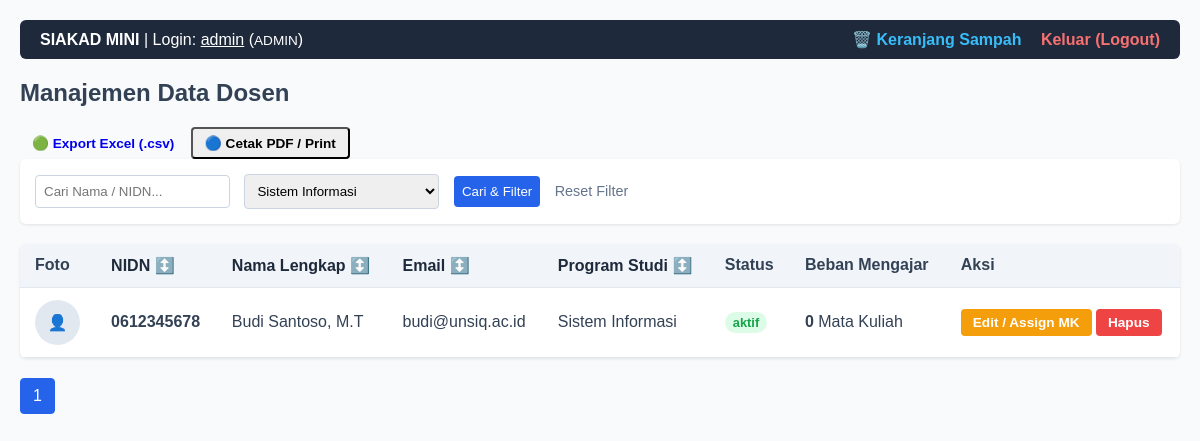
/index.php?studi=Sistem Informasi (signed in), run on the app's committed database.
### tables this page shows
CREATE TABLE `dosen` (
  `id` int(10) UNSIGNED NOT NULL,
  `nidn` char(10) NOT NULL,
  `nama` varchar(100) NOT NULL,
  `email` varchar(120) NOT NULL,
  `program_studi` enum('Teknik Informatika','Sistem Informasi','Teknik Elektro') NOT NULL,
  `foto` varchar(255) DEFAULT NULL,
  `status` enum('aktif','nonaktif') NOT NULL DEFAULT 'aktif',
  `created_at` timestamp NOT NULL DEFAULT current_timestamp(),
  `updated_at` timestamp NOT NULL DEFAULT current_timestamp() ON UPDATE current_timestamp(),
  `deleted_at` timestamp NULL DEFAULT NULL
);

### src/DosenRepository.php (called while the page is built, shortened)
<?php
class DosenRepository {
    private PDO $db;
    public function __construct(PDO $db) {
        $this->db = $db;
    }
    public function getAllActive(string $search, string $studi, string $sortCol, string $sortDir, int $limit, int $offset): array {
        $allowedCols = ['nama', 'nidn', 'email', 'program_studi', 'status'];
        $sortCol = in_array($sortCol, $allowedCols, true) ? $sortCol : 'nama';
        $sortDir = strtoupper($sortDir) === 'DESC' ? 'DESC' : 'ASC';
        $sql = "SELECT d.*, COUNT(dm.matakuliah_id) as total_mk
                FROM dosen d
                LEFT JOIN dosen_matakuliah dm ON d.id = dm.dosen_id
                WHERE d.deleted_at IS NULL";
        $params = [];
        if ($studi !== '') {
            $sql .= " AND d.program_studi = :studi";
            $params[':studi'] = $studi;
        }
        $sql .= " GROUP BY d.id ORDER BY d.{$sortCol} {$sortDir} LIMIT :limit OFFSET :offset";
        $stmt = $this->db->prepare($sql);
        foreach ($params as $key => $val) {
            $stmt->bindValue($key, $val);
        }
        $stmt->bindValue(':limit', $limit, PDO::PARAM_INT);
        $stmt->bindValue(':offset', $offset, PDO::PARAM_INT);
        $stmt->execute();
        return $stmt->fetchAll();
    }
    public function countActive(string $search, string $studi): int {
        $sql = "SELECT COUNT(*) FROM dosen WHERE deleted_at IS NULL";
        $params = [];
        if ($studi !== '') {
            $sql .= " AND program_studi = :studi";
            $params[':studi'] = $studi;
        }
        $stmt = $this->db->prepare($sql);
        $stmt->execute($params);
        return (int) $stmt->fetchColumn();
    }
}

### public/index.php (the view, shortened to what this page needs)
<?php
require_once __DIR__ . '/../src/DosenRepository.php';
$db = Database::getConnection();
$repo = new DosenRepository($db);
$search  = trim($_GET['q'] ?? '');
$studi   = trim($_GET['studi'] ?? '');
$sortCol = trim($_GET['sort'] ?? 'nama');
$sortDir = trim($_GET['dir'] ?? 'ASC');
$page      = max(1, (int)($_GET['page'] ?? 1));
$limit     = 5;
$offset    = ($page - 1) * $limit;
$dosenList = $repo->getAllActive($search, $studi, $sortCol, $sortDir, $limit, $offset);
$totalData = $repo->countActive($search, $studi);
$totalPages = ceil($totalData / $limit);
$nextDir = ($sortDir === 'ASC') ? 'DESC' : 'ASC';
?>
<!DOCTYPE html>
<html lang="id">
<head>
</head>
<body>
<div class="navbar">
    <div>
        <strong>SIAKAD MINI</strong> | Login: <u><?= htmlspecialchars($_SESSION['username'], ENT_QUOTES, 'UTF-8') ?></u>
        (<span style="text-transform: uppercase; font-size: 0.85rem;"><?= htmlspecialchars($_SESSION['role'], ENT_QUOTES, 'UTF-8') ?></span>)
    </div>
    <div>
        <?php if ($_SESSION['role'] === 'admin'): ?>
            <a href="trash.php" class="trash-link">🗑️ Keranjang Sampah</a>
        <?php endif; ?>
        <a href="logout.php">Keluar (Logout)</a>
    </div>
</div>
<h2>Manajemen Data Dosen</h2>
<div class="mb-3">
    <a href="export_excel.php" class="btn btn-success btn-sm">🟢 Export Excel (.csv)</a>
    <button onclick="window.print()" class="btn btn-secondary btn-sm">🔵 Cetak PDF / Print</button>
</div>
<div class="filter-box">
    <form method="GET" action="">
        <input type="text" name="q" placeholder="Cari Nama / NIDN..." value="<?= htmlspecialchars($search, ENT_QUOTES, 'UTF-8') ?>">
        <select name="studi">
            <option value="Sistem Informasi" <?= $studi === 'Sistem Informasi' ? 'selected' : '' ?>>Sistem Informasi</option>
        </select>
        <button type="submit">Cari & Filter</button>
        <?php if ($search !== '' || $studi !== ''): ?>
            <a href="index.php">Reset Filter</a>
        <?php endif; ?>
    </form>
</div>
<table>
    <thead>
        <tr>
            <th>Foto</th>
            <th><a href="?q=<?= urlencode($search) ?>&studi=<?= urlencode($studi) ?>&sort=nidn&dir=<?= $nextDir ?>">NIDN ↕️</a></th>
            <th><a href="?q=<?= urlencode($search) ?>&studi=<?= urlencode($studi) ?>&sort=nama&dir=<?= $nextDir ?>">Nama Lengkap ↕️</a></th>
            <th><a href="?q=<?= urlencode($search) ?>&studi=<?= urlencode($studi) ?>&sort=email&dir=<?= $nextDir ?>">Email ↕️</a></th>
            <th><a href="?q=<?= urlencode($search) ?>&studi=<?= urlencode($studi) ?>&sort=program_studi&dir=<?= $nextDir ?>">Program Studi ↕️</a></th>
            <th>Status</th>
            <th>Beban Mengajar</th>
            <th>Aksi</th>
        </tr>
    </thead>
    <tbody>
        <?php if (empty($dosenList)): ?>
            <tr><td colspan="8" style="text-align: center; color: #94a3b8;">Data dosen tidak ditemukan.</td></tr>
        <?php else: ?>
            <?php foreach ($dosenList as $dosen): ?>
                <tr>
                    <td>
                        <?php if (!empty($dosen['foto'])): ?>
                            <img src="../uploads/<?= htmlspecialchars($dosen['foto'], ENT_QUOTES, 'UTF-8') ?>" class="avatar" alt="Foto">
                        <?php else: ?>
                            <div class="avatar">👤</div>
                        <?php endif; ?>
                    </td>
                    <td><strong><?= htmlspecialchars($dosen['nidn'], ENT_QUOTES, 'UTF-8') ?></strong></td>
                    <td><?= htmlspecialchars($dosen['nama'], ENT_QUOTES, 'UTF-8') ?></td>
                    <td><?= htmlspecialchars($dosen['email'], ENT_QUOTES, 'UTF-8') ?></td>
                    <td><?= htmlspecialchars($dosen['program_studi'], ENT_QUOTES, 'UTF-8') ?></td>
                    <td>
                        <span style="padding: 3px 8px; border-radius: 12px; font-size: 0.8rem; font-weight: bold; background: <?= $dosen['status'] === 'aktif' ? '#dcfce7; color: #16a34a;' : '#fee2e2; color: #dc2626;' ?>">
                            <?= htmlspecialchars($dosen['status'], ENT_QUOTES, 'UTF-8') ?>
                        </span>
                    </td>
                    <td><strong><?= (int)$dosen['total_mk'] ?></strong> Mata Kuliah</td>
                    <td>
                        <a href="edit.php?id=<?= (int)$dosen['id'] ?>" class="btn btn-edit">Edit / Assign MK</a>
                        <?php if ($_SESSION['role'] === 'admin'): ?>
                            <a href="delete.php?id=<?= (int)$dosen['id'] ?>&csrf_token=<?= htmlspecialchars($_SESSION['csrf_token'], ENT_QUOTES, 'UTF-8') ?>"
                               class="btn btn-del"
                               onclick="return confirm('Apakah Anda yakin ingin memindahkan dosen ini ke Keranjang Sampah?')">Hapus</a>
                        <?php endif; ?>
                    </td>
                </tr>
            <?php endforeach; ?>
        <?php endif; ?>
    </tbody>
</table>
<div class="pagination">
    <?php for ($i = 1; $i <= $totalPages; $i++): ?>
        <a href="?q=<?= urlencode($search) ?>&studi=<?= urlencode($studi) ?>&sort=<?= urlencode($sortCol) ?>&dir=<?= urlencode($sortDir) ?>&page=<?= $i ?>"
           class="<?= $page === $i ? 'active' : '' ?>"><?= $i ?></a>
    <?php endfor; ?>
</div>
</body>
</html>

### public/index.php (style rules this page uses)
body { font-family: sans-serif; margin: 20px; background: #f8fafc; color: #334155; }
.navbar { display: flex; justify-content: space-between; align-items: center; background: #1e293b; color: white; padding: 10px 20px; border-radius: 6px; margin-bottom: 20px; }
.navbar a { color: #f87171; text-decoration: none; font-weight: bold; }
.trash-link { color: #38bdf8 !important; margin-right: 15px; }
.filter-box { background: white; padding: 15px; border-radius: 6px; box-shadow: 0 1px 3px rgba(0,0,0,0.1); margin-bottom: 20px; }
.filter-box input, .filter-box select, .filter-box button { padding: 8px; border: 1px solid #cbd5e1; border-radius: 4px; margin-right: 10px; }
.filter-box button { background: #2563eb; color: white; border: none; cursor: pointer; }
.filter-box a { color: #64748b; text-decoration: none; font-size: 0.9rem; }
table { width: 100%; border-collapse: collapse; background: white; border-radius: 6px; overflow: hidden; box-shadow: 0 1px 3px rgba(0,0,0,0.1); }
th, td { padding: 12px 15px; text-align: left; border-bottom: 1px solid #e2e8f0; }
th { background: #f1f5f9; }
th a { text-decoration: none; color: #1e293b; font-weight: bold; }
.avatar { width: 45px; height: 45px; object-fit: cover; border-radius: 50%; background: #e2e8f0; display: inline-block; text-align: center; line-height: 45px; }
.btn { padding: 6px 12px; text-decoration: none; border-radius: 4px; font-size: 0.85rem; font-weight: bold; }
.btn-edit { background: #f59e0b; color: white; }
.btn-del { background: #ef4444; color: white; }
.pagination { margin-top: 20px; display: flex; gap: 5px; }
.pagination a { padding: 8px 12px; border: 1px solid #cbd5e1; background: white; text-decoration: none; color: #334155; border-radius: 4px; }
.pagination a.active { background: #2563eb; color: white; border-color: #2563eb; }

### data on the page
dosen: nidn "0612345678", nama "Budi Santoso, M.T", email "budi@unsiq.ac.id", program_studi "Sistem Informasi", status "aktif", total_mk "0"

### other printed values
$_SESSION['username'] "admin"
$_SESSION['role'] "ADMIN"
